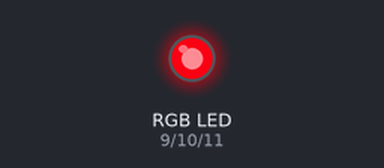
This sketch was run on a simulated Arduino Uno, built with avr-gcc and run on an emulated ATmega328P. Shown: an RGB LED mixed from three pins (HIGH = lit). Dim RGB values are drawn brighter than linear.

Above: at 0.15 s.
At 4.72 s:
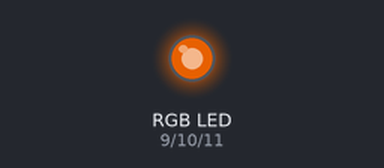
At 8.08 s:
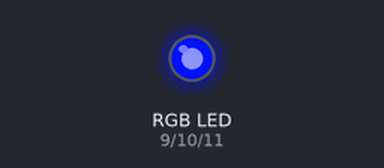
At 16.01 s:
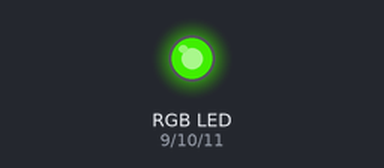
At 23.95 s:
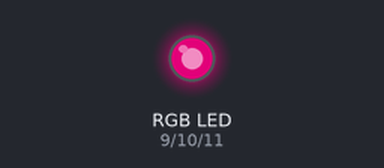
At 32.18 s:
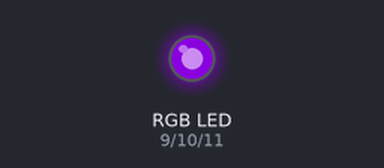
Timing chart, 0 to 32.1 s (numbered marks = the images above):
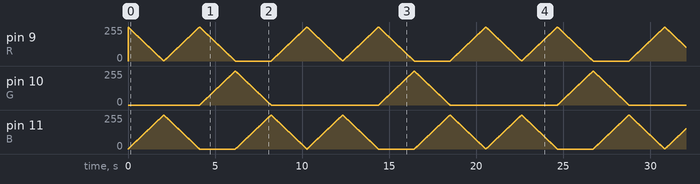

The sketch:

ampliat.ino
```cpp
/*
  Solucionari Repte SA2-B · Llum d'ambient regulable (AMPLIAT)
  AMPLIACIO 1: velocitat del fade ajustable amb una variable.
  AMPLIACIO 2: LED RGB amb transicio entre dos colors.
  AMPLIACIO 3: cicle de colors (arc de Sant Marti) barrejant els tres canals.
  Circuit: LED RGB de catode comu R=9, G=10, B=11 (cada un 220 ohm), comu a GND.
*/

const int R = 9, G = 10, B = 11;

// AMPLIACIO 1: velocitat (ms entre passos)
int velocitat = 8;

void color(int r, int g, int b) {
  analogWrite(R, r); analogWrite(G, g); analogWrite(B, b);
}

void setup() {
  pinMode(R, OUTPUT); pinMode(G, OUTPUT); pinMode(B, OUTPUT);
}

void loop() {
  // AMPLIACIO 2: transicio de vermell (255,0,0) a blau (0,0,255) i tornada
  for (int i = 0; i <= 255; i++) { color(255 - i, 0, i); delay(velocitat); }
  for (int i = 255; i >= 0; i--) { color(255 - i, 0, i); delay(velocitat); }

  // AMPLIACIO 3: roda de color (vermell -> verd -> blau -> vermell)
  for (int i = 0; i <= 255; i++) { color(255 - i, i, 0); delay(velocitat); } // vermell->verd
  for (int i = 0; i <= 255; i++) { color(0, 255 - i, i); delay(velocitat); } // verd->blau
  for (int i = 0; i <= 255; i++) { color(i, 0, 255 - i); delay(velocitat); } // blau->vermell
}
```
